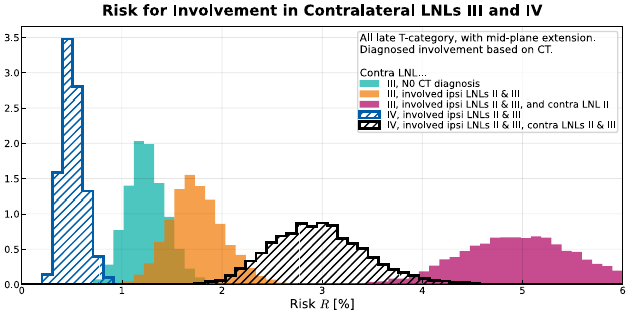

Source code (Python):
"""
Plot historgams over risks for involvement in LNL II contralaterally
given different diagnosis scenarios.
"""
from pathlib import Path
import matplotlib.pyplot as plt

import numpy as np
import lyscripts.plot.histograms as lyhist

from _utils import Histogram, Posterior, draw


DATA_DIR = Path("../data")
USZ_COLORS = {
    "blue": '#005ea8',
    "green": '#00afa5',
    "orange": '#f17900',
    "red": '#ae0060',
    "gray": '#c5d5db',
}


if __name__ == "__main__":
    plt.style.use("../../../.mplstyle")

    fig, ax = plt.subplots(figsize=lyhist.get_size(width="full", ratio=2.))

    plots = []
    plots.append(Histogram(
        filename=DATA_DIR / "complete-v1-contraIIIandIV-risks.hdf5",
        dataname="contra-III/N0/late/ext",
        kwargs={
            "color": USZ_COLORS["green"],
            "label": "III, N0 CT diagnosis",
        }
    ))
    plots.append(Histogram(
        filename=DATA_DIR / "complete-v1-contraIIIandIV-risks.hdf5",
        dataname="contra-III/ipsi-IIandIII/late/ext",
        kwargs={
            "color": USZ_COLORS["orange"],
            "label": "III, involved ipsi LNLs II & III",
        }
    ))
    plots.append(Histogram(
        filename=DATA_DIR / "complete-v1-contraIIIandIV-risks.hdf5",
        dataname="contra-III/ipsi-IIandIII-contra-II/late/ext",
        kwargs={
            "color": USZ_COLORS["red"],
            "label": "III, involved ipsi LNLs II & III, and contra LNL II",
        }
    ))

    plots.append(Histogram(
        filename=DATA_DIR / "complete-v1-contraIIIandIV-risks.hdf5",
        dataname="contra-IV/ipsi-IIandIII/late/ext",
        kwargs={
            "color": USZ_COLORS["blue"],
            "label": "IV, involved ipsi LNLs II & III",
            "histtype": "step",
            "alpha": 1.0,
            "linewidth": 2.0,
            "linestyle": "-",
            "hatch": "////"
        }
    ))
    plots.append(Histogram(
        filename=DATA_DIR / "complete-v1-contraIIIandIV-risks.hdf5",
        dataname="contra-IV/N+/late/ext",
        kwargs={
            "color": "black",
            "label": "IV, involved ipsi LNLs II & III, contra LNLs II & III",
            "histtype": "step",
            "alpha": 1.0,
            "linewidth": 2.0,
            "linestyle": "-",
            "hatch": "////"
        }
    ))

    draw(ax, contents=plots, xlim=(0., 6.))

    ax.set_title(
        "Risk for Involvement in Contralateral LNLs III and IV",
        fontweight="bold",
        fontsize="large",
    )
    ax.legend(
        title=(
            "All late T-category, with mid-plane extension.\n"
            "Diagnosed involvement based on CT.\n\n"
            "Contra LNL..."
        ),
        alignment="left"
    )
    ax.set_xlabel("Risk $R$ [%]")

    plt.savefig(Path(__file__).with_suffix(".svg"))
